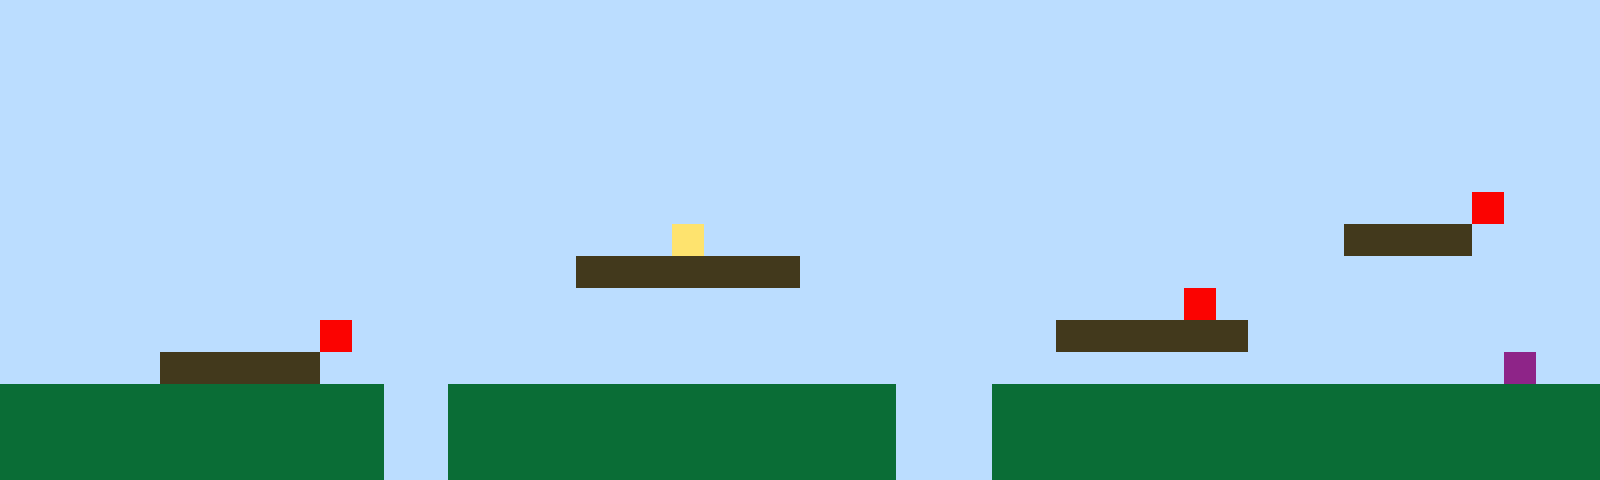

Rendered tile map (Tiled .tmx) drawn with the repository's tilesets; below, a short description and the full map source, tile grids included:
An orthogonal 50x15 tile map with 32x32 px tiles, 1 tile layer (Tile Layer 1).

<map version="1.10" tiledversion="1.11.2" orientation="orthogonal" renderorder="right-up" width="50" height="15" tilewidth="32" tileheight="32" infinite="0" nextlayerid="2" nextobjectid="1"><editorsettings><export target="map1.csv" format="csv" /></editorsettings><tileset firstgid="1" name="sprites" tilewidth="32" tileheight="32" tilecount="6" columns="3"><image source="sprites.png" width="96" height="64" /></tileset><layer id="1" name="Tile Layer 1" width="50" height="15"><data encoding="csv">1,1,1,1,1,1,1,1,1,1,1,1,1,1,1,1,1,1,1,1,1,1,1,1,1,1,1,1,1,1,1,1,1,1,1,1,1,1,1,1,1,1,1,1,1,1,1,1,1,1,1,1,1,1,1,1,1,1,1,1,1,1,1,1,1,1,1,1,1,1,1,1,1,1,1,1,1,1,1,1,1,1,1,1,1,1,1,1,1,1,1,1,1,1,1,1,1,1,1,1,1,1,1,1,1,1,1,1,1,1,1,1,1,1,1,1,1,1,1,1,1,1,1,1,1,1,1,1,1,1,1,1,1,1,1,1,1,1,1,1,1,1,1,1,1,1,1,1,1,1,1,1,1,1,1,1,1,1,1,1,1,1,1,1,1,1,1,1,1,1,1,1,1,1,1,1,1,1,1,1,1,1,1,1,1,1,1,1,1,1,1,1,1,1,1,1,1,1,1,1,1,1,1,1,1,1,1,1,1,1,1,1,1,1,1,1,1,1,1,1,1,1,1,1,1,1,1,1,1,1,1,1,1,1,1,1,1,1,1,1,1,1,1,1,1,1,1,1,1,1,1,1,1,1,1,1,1,1,1,1,1,1,1,1,1,1,1,1,1,1,1,1,1,1,1,1,1,1,1,1,1,1,1,1,1,1,1,1,1,1,1,1,1,1,1,1,1,1,1,1,1,1,1,1,1,1,1,1,1,1,1,1,1,1,1,1,1,1,1,1,1,1,1,1,1,1,1,1,1,1,1,1,1,1,1,1,1,1,1,1,1,1,1,1,1,1,5,1,1,1,1,1,1,1,1,1,1,1,1,1,1,1,1,1,1,1,1,1,1,1,1,4,1,1,1,1,1,1,1,1,1,1,1,1,1,1,1,1,1,1,1,1,3,3,3,3,1,1,1,1,1,1,1,1,1,1,1,1,1,1,1,1,1,1,1,1,1,1,3,3,3,3,3,3,3,1,1,1,1,1,1,1,1,1,1,1,1,1,1,1,1,1,1,1,1,1,1,1,1,1,1,1,1,1,1,1,1,1,1,1,1,1,1,1,1,1,1,1,1,1,1,1,1,1,1,1,1,1,1,1,1,1,1,1,1,1,1,5,1,1,1,1,1,1,1,1,1,1,1,1,1,1,1,1,1,1,1,1,1,1,5,1,1,1,1,1,1,1,1,1,1,1,1,1,1,1,1,1,1,1,1,1,1,3,3,3,3,3,3,1,1,1,1,1,1,1,1,1,1,1,1,1,1,1,1,3,3,3,3,3,1,1,1,1,1,1,1,1,1,1,1,1,1,1,1,1,1,1,1,1,1,1,1,1,1,1,1,1,1,1,1,1,1,1,1,1,1,6,1,1,2,2,2,2,2,2,2,2,2,2,2,2,1,1,2,2,2,2,2,2,2,2,2,2,2,2,2,2,1,1,1,2,2,2,2,2,2,2,2,2,2,2,2,2,2,2,2,2,2,2,2,2,2,2,2,2,2,2,2,2,2,2,1,1,2,2,2,2,2,2,2,2,2,2,2,2,2,2,1,1,1,2,2,2,2,2,2,2,2,2,2,2,2,2,2,2,2,2,2,2,2,2,2,2,2,2,2,2,2,2,2,2,1,1,2,2,2,2,2,2,2,2,2,2,2,2,2,2,1,1,1,2,2,2,2,2,2,2,2,2,2,2,2,2,2,2,2,2,2,2</data></layer></map>
